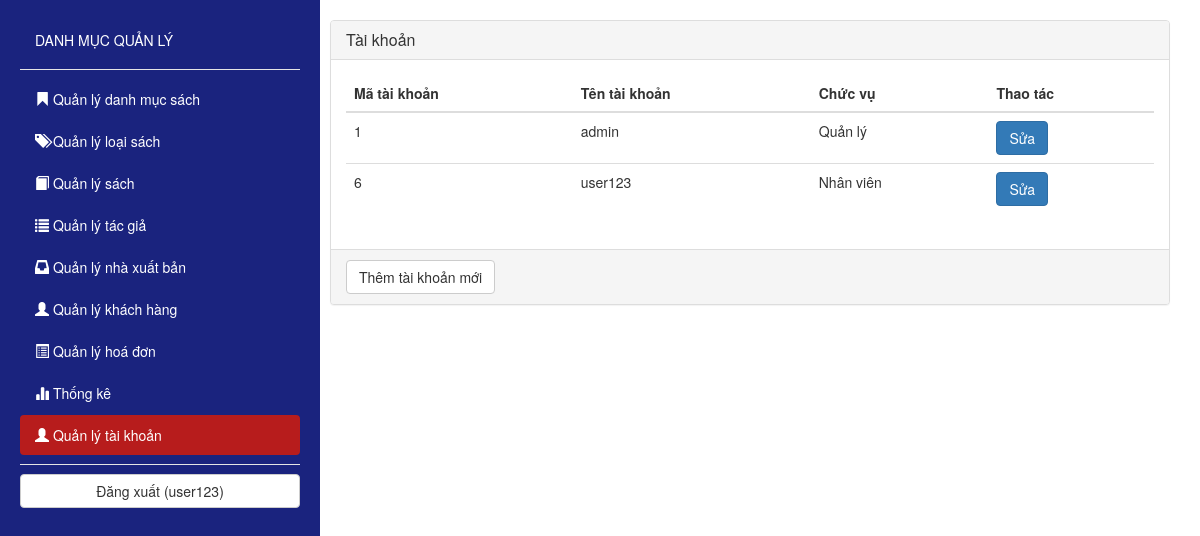
/admin.php?c=TaiKhoan&act=QuanLy (signed in), run on an earlier commit of the app's database.
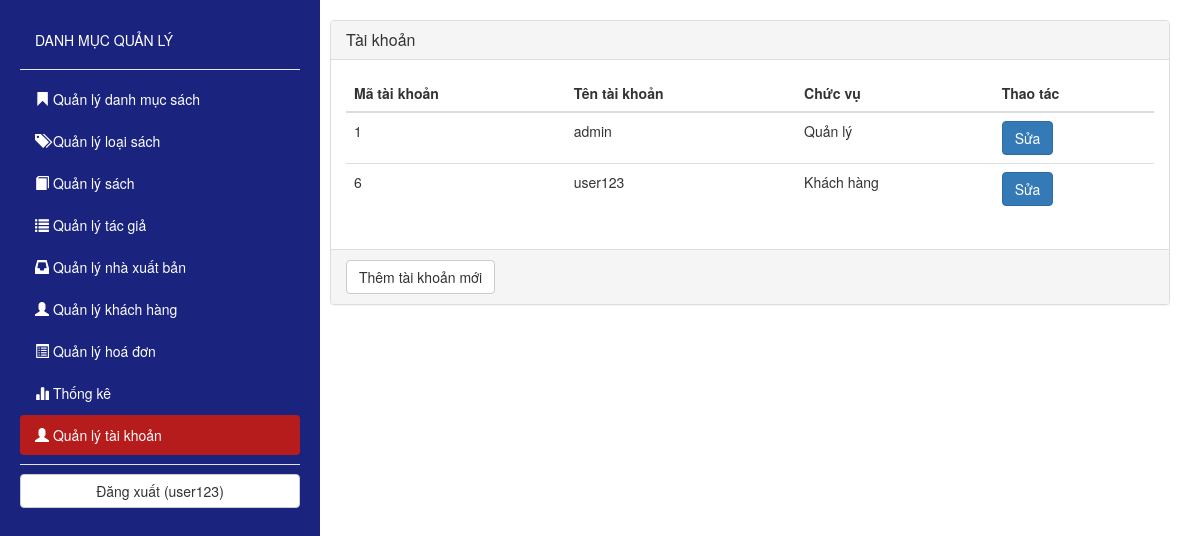
And on a later commit of the database.
### tables this page shows
CREATE TABLE `TAIKHOAN` (
  `MATK` int(11) NOT NULL,
  `TENTK` varchar(40) DEFAULT NULL,
  `MATKHAU` varchar(40) DEFAULT NULL,
  `CHUCVU` varchar(40) NOT NULL
);

### Controller/TaiKhoan/QuanLy.php (called while the page is built)
<?php
	include_once("Model/TaiKhoan.php");
	$tk = new TaiKhoan();
	$result = $tk->LayTaiKhoan();
	include_once("View/TaiKhoan/QuanLy.php");
?>

### Model/TaiKhoan.php (called while the page is built, shortened)
<?php
	include_once("DataProvider.php");
	class TaiKhoan
	{
		private $cn;
		function __construct(){
			$this->cn = new DataProvider();
		}
		function LayTaiKhoan()
		{
			$sql = 'SELECT * FROM TAIKHOAN';
			return $this->cn->FetchAll($sql);
		}
	}
?>

### Model/DataProvider.php (called while the page is built, shortened)
<?php
class DataProvider
{
	private $link;
	function __construct()
	{
		$this->link=mysqli_connect("localhost","root","","bansach");
	}
	function ExecuteQuery($sql)
	{
		mysqli_query($this->link,"set names 'utf8'");
		return mysqli_query($this->link, $sql);
	}
	function FetchAll($sql)
	{
		$result=$this->ExecuteQuery($sql);
		$arr=array();
		while($row=mysqli_fetch_assoc($result))
		{
			$arr[]=$row;
		}
		return $arr;
	}
}
?>

### View/TaiKhoan/QuanLy.php (the view, shortened to what this page needs)
<div class="panel panel-default">
	<div class="panel-heading">
		<h3 class="panel-title">Tài khoản</h3>
	</div>
	<div class="panel-body">
		<table class="table table-hover">
			<thead>
				<tr>
					<th>Mã tài khoản</th><th>Tên tài khoản</th><th>Chức vụ</th><th>Thao tác</th>
				</tr>
			</thead>
			<tbody>
				<?php
					foreach ($result as $row) {
						if($row['TENTK'] == 'admin' || $row['TENTK'] == $_SESSION['TaiKhoan_QL']['TENTK'])
						{
							$tr = <<< EOD
						<tr>
							<td>{$row['MATK']}</td>
							<td>{$row['TENTK']}</td>
							<td>{$row['CHUCVU']}</td>
							<td>
								<a href="admin.php?c=TaiKhoan&act=Sua&matk={$row['MATK']}" class="btn btn-primary">Sửa</a>
							</td>
						</tr>
EOD;
						}
						echo $tr;
					}
				?>
			</tbody>
		</table>
	</div>
	<div class="panel-footer">
		<a href="admin.php?c=TaiKhoan&act=Them" class="btn btn-default">Thêm tài khoản mới</a>
	</div>
</div>

What changed in the data, as far as the page shows it:
changed taikhoan "user123": CHUCVU "Nhân viên" → "Khách hàng"
